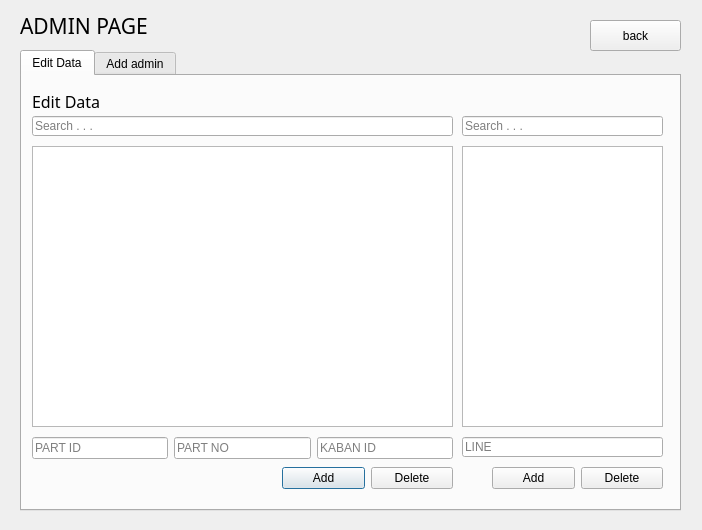
<?xml version="1.0" encoding="UTF-8"?>
<ui version="4.0">
 <class>Dialog</class>
 <widget class="QDialog" name="Dialog">
  <property name="geometry">
   <rect>
    <x>0</x>
    <y>0</y>
    <width>702</width>
    <height>530</height>
   </rect>
  </property>
  <property name="maximumSize">
   <size>
    <width>800</width>
    <height>600</height>
   </size>
  </property>
  <property name="cursor">
   <cursorShape>ArrowCursor</cursorShape>
  </property>
  <property name="windowTitle">
   <string>Program Qrcode Generator</string>
  </property>
  <property name="modal">
   <bool>true</bool>
  </property>
  <widget class="QLabel" name="label_2">
   <property name="geometry">
    <rect>
     <x>20</x>
     <y>10</y>
     <width>141</width>
     <height>31</height>
    </rect>
   </property>
   <property name="font">
    <font>
     <family>Mitr</family>
     <pointsize>16</pointsize>
    </font>
   </property>
   <property name="text">
    <string>ADMIN PAGE</string>
   </property>
  </widget>
  <widget class="QTabWidget" name="tabWidget">
   <property name="geometry">
    <rect>
     <x>20</x>
     <y>50</y>
     <width>661</width>
     <height>461</height>
    </rect>
   </property>
   <property name="currentIndex">
    <number>0</number>
   </property>
   <widget class="QWidget" name="tab">
    <attribute name="title">
     <string>Edit Data</string>
    </attribute>
    <widget class="QLabel" name="label">
     <property name="geometry">
      <rect>
       <x>10</x>
       <y>10</y>
       <width>91</width>
       <height>31</height>
      </rect>
     </property>
     <property name="font">
      <font>
       <family>Mitr</family>
       <pointsize>12</pointsize>
      </font>
     </property>
     <property name="text">
      <string>Edit Data</string>
     </property>
    </widget>
    <widget class="QLineEdit" name="lineEdit_16">
     <property name="geometry">
      <rect>
       <x>50</x>
       <y>770</y>
       <width>121</width>
       <height>31</height>
      </rect>
     </property>
     <property name="autoFillBackground">
      <bool>false</bool>
     </property>
     <property name="styleSheet">
      <string notr="true"/>
     </property>
     <property name="inputMethodHints">
      <set>Qt::ImhDigitsOnly</set>
     </property>
     <property name="placeholderText">
      <string>PART ID</string>
     </property>
     <property name="cursorMoveStyle">
      <enum>Qt::LogicalMoveStyle</enum>
     </property>
    </widget>
    <widget class="QLineEdit" name="lineEdit_17">
     <property name="geometry">
      <rect>
       <x>250</x>
       <y>770</y>
       <width>121</width>
       <height>31</height>
      </rect>
     </property>
     <property name="autoFillBackground">
      <bool>false</bool>
     </property>
     <property name="styleSheet">
      <string notr="true"/>
     </property>
     <property name="inputMethodHints">
      <set>Qt::ImhDigitsOnly</set>
     </property>
     <property name="placeholderText">
      <string>PART ID</string>
     </property>
     <property name="cursorMoveStyle">
      <enum>Qt::LogicalMoveStyle</enum>
     </property>
    </widget>
    <widget class="QLineEdit" name="lineEdit_18">
     <property name="geometry">
      <rect>
       <x>470</x>
       <y>770</y>
       <width>121</width>
       <height>31</height>
      </rect>
     </property>
     <property name="autoFillBackground">
      <bool>false</bool>
     </property>
     <property name="styleSheet">
      <string notr="true"/>
     </property>
     <property name="inputMethodHints">
      <set>Qt::ImhDigitsOnly</set>
     </property>
     <property name="placeholderText">
      <string>PART ID</string>
     </property>
     <property name="cursorMoveStyle">
      <enum>Qt::LogicalMoveStyle</enum>
     </property>
    </widget>
    <widget class="QWidget" name="layoutWidget">
     <property name="geometry">
      <rect>
       <x>10</x>
       <y>70</y>
       <width>421</width>
       <height>281</height>
      </rect>
     </property>
     <layout class="QHBoxLayout" name="horizontalLayout">
      <item>
       <widget class="QTextBrowser" name="table_part_kanban"/>
      </item>
     </layout>
    </widget>
    <widget class="QWidget" name="layoutWidget">
     <property name="geometry">
      <rect>
       <x>10</x>
       <y>360</y>
       <width>421</width>
       <height>25</height>
      </rect>
     </property>
     <layout class="QHBoxLayout" name="horizontalLayout_3">
      <item>
       <widget class="QLineEdit" name="lineEdit_Part_ID">
        <property name="autoFillBackground">
         <bool>false</bool>
        </property>
        <property name="styleSheet">
         <string notr="true"/>
        </property>
        <property name="inputMethodHints">
         <set>Qt::ImhDigitsOnly</set>
        </property>
        <property name="placeholderText">
         <string>PART ID</string>
        </property>
        <property name="cursorMoveStyle">
         <enum>Qt::LogicalMoveStyle</enum>
        </property>
       </widget>
      </item>
      <item>
       <widget class="QLineEdit" name="lineEdit_Part_NO">
        <property name="autoFillBackground">
         <bool>false</bool>
        </property>
        <property name="styleSheet">
         <string notr="true"/>
        </property>
        <property name="inputMethodHints">
         <set>Qt::ImhDigitsOnly</set>
        </property>
        <property name="placeholderText">
         <string>PART NO</string>
        </property>
        <property name="cursorMoveStyle">
         <enum>Qt::LogicalMoveStyle</enum>
        </property>
       </widget>
      </item>
      <item>
       <widget class="QLineEdit" name="lineEdit_Kanban_ID">
        <property name="autoFillBackground">
         <bool>false</bool>
        </property>
        <property name="styleSheet">
         <string notr="true"/>
        </property>
        <property name="inputMethodHints">
         <set>Qt::ImhDigitsOnly</set>
        </property>
        <property name="placeholderText">
         <string>KABAN ID</string>
        </property>
        <property name="cursorMoveStyle">
         <enum>Qt::LogicalMoveStyle</enum>
        </property>
       </widget>
      </item>
     </layout>
    </widget>
    <widget class="QWidget" name="layoutWidget_2">
     <property name="geometry">
      <rect>
       <x>260</x>
       <y>390</y>
       <width>171</width>
       <height>25</height>
      </rect>
     </property>
     <layout class="QHBoxLayout" name="horizontalLayout_4">
      <item>
       <widget class="QPushButton" name="pushButton_part_kanban_Add">
        <property name="text">
         <string>Add</string>
        </property>
       </widget>
      </item>
      <item>
       <widget class="QPushButton" name="pushButton_part_kanban_Del">
        <property name="text">
         <string>Delete</string>
        </property>
       </widget>
      </item>
     </layout>
    </widget>
    <widget class="QLineEdit" name="search_part_kanban">
     <property name="geometry">
      <rect>
       <x>10</x>
       <y>40</y>
       <width>421</width>
       <height>20</height>
      </rect>
     </property>
     <property name="placeholderText">
      <string>Search . . .</string>
     </property>
    </widget>
    <widget class="QLineEdit" name="lineEdit_Line">
     <property name="geometry">
      <rect>
       <x>440</x>
       <y>361</y>
       <width>201</width>
       <height>20</height>
      </rect>
     </property>
     <property name="autoFillBackground">
      <bool>false</bool>
     </property>
     <property name="styleSheet">
      <string notr="true"/>
     </property>
     <property name="inputMethodHints">
      <set>Qt::ImhDigitsOnly</set>
     </property>
     <property name="placeholderText">
      <string>LINE</string>
     </property>
     <property name="cursorMoveStyle">
      <enum>Qt::LogicalMoveStyle</enum>
     </property>
    </widget>
    <widget class="QTextBrowser" name="table_line">
     <property name="geometry">
      <rect>
       <x>440</x>
       <y>70</y>
       <width>201</width>
       <height>281</height>
      </rect>
     </property>
    </widget>
    <widget class="QLineEdit" name="search_line">
     <property name="geometry">
      <rect>
       <x>440</x>
       <y>40</y>
       <width>201</width>
       <height>20</height>
      </rect>
     </property>
     <property name="placeholderText">
      <string>Search . . .</string>
     </property>
    </widget>
    <widget class="QWidget" name="">
     <property name="geometry">
      <rect>
       <x>470</x>
       <y>390</y>
       <width>171</width>
       <height>25</height>
      </rect>
     </property>
     <layout class="QHBoxLayout" name="horizontalLayout_2">
      <item>
       <widget class="QPushButton" name="pushButton_Line_Add">
        <property name="text">
         <string>Add</string>
        </property>
       </widget>
      </item>
      <item>
       <widget class="QPushButton" name="pushButton_Line_Del">
        <property name="text">
         <string>Delete</string>
        </property>
       </widget>
      </item>
     </layout>
    </widget>
   </widget>
   <widget class="QWidget" name="tab_2">
    <attribute name="title">
     <string>Add admin</string>
    </attribute>
    <widget class="QLineEdit" name="lineEdit_3">
     <property name="geometry">
      <rect>
       <x>150</x>
       <y>10</y>
       <width>341</width>
       <height>31</height>
      </rect>
     </property>
     <property name="placeholderText">
      <string>Add Employee ID</string>
     </property>
    </widget>
    <widget class="QPushButton" name="pushButton_2">
     <property name="geometry">
      <rect>
       <x>520</x>
       <y>10</y>
       <width>121</width>
       <height>31</height>
      </rect>
     </property>
     <property name="text">
      <string>Add</string>
     </property>
    </widget>
    <widget class="QLabel" name="label_3">
     <property name="geometry">
      <rect>
       <x>10</x>
       <y>10</y>
       <width>121</width>
       <height>31</height>
      </rect>
     </property>
     <property name="font">
      <font>
       <family>Mitr</family>
       <pointsize>12</pointsize>
      </font>
     </property>
     <property name="text">
      <string>ADD Employee ID</string>
     </property>
    </widget>
    <widget class="QTableWidget" name="tableWidget">
     <property name="geometry">
      <rect>
       <x>10</x>
       <y>90</y>
       <width>631</width>
       <height>291</height>
      </rect>
     </property>
    </widget>
    <widget class="QPushButton" name="pushButton_6">
     <property name="geometry">
      <rect>
       <x>520</x>
       <y>390</y>
       <width>121</width>
       <height>31</height>
      </rect>
     </property>
     <property name="text">
      <string>Delete</string>
     </property>
    </widget>
    <widget class="QLineEdit" name="lineEdit_9">
     <property name="geometry">
      <rect>
       <x>10</x>
       <y>50</y>
       <width>631</width>
       <height>31</height>
      </rect>
     </property>
     <property name="placeholderText">
      <string>Search . . .</string>
     </property>
    </widget>
   </widget>
  </widget>
  <widget class="QPushButton" name="pushButton_3">
   <property name="geometry">
    <rect>
     <x>590</x>
     <y>20</y>
     <width>91</width>
     <height>31</height>
    </rect>
   </property>
   <property name="text">
    <string>back</string>
   </property>
  </widget>
  <zorder>tabWidget</zorder>
  <zorder>label_2</zorder>
  <zorder>pushButton_3</zorder>
 </widget>
 <resources/>
 <connections/>
</ui>
